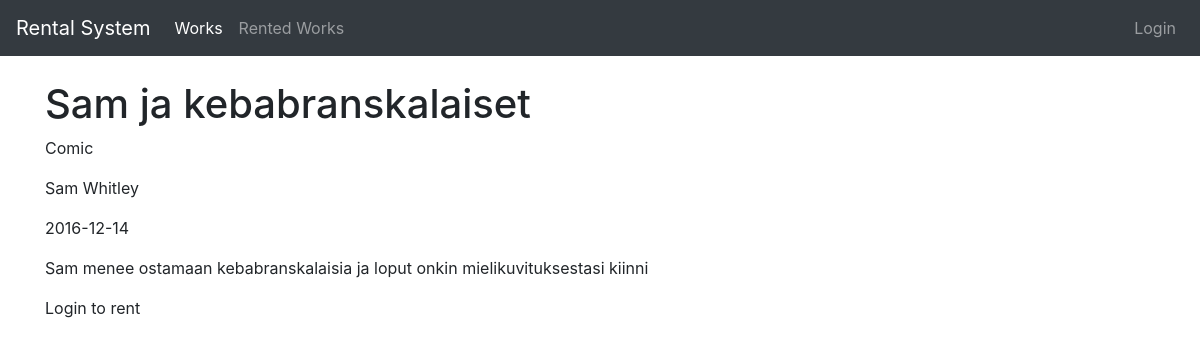
The page /work/3/ on the database as committed earlier.
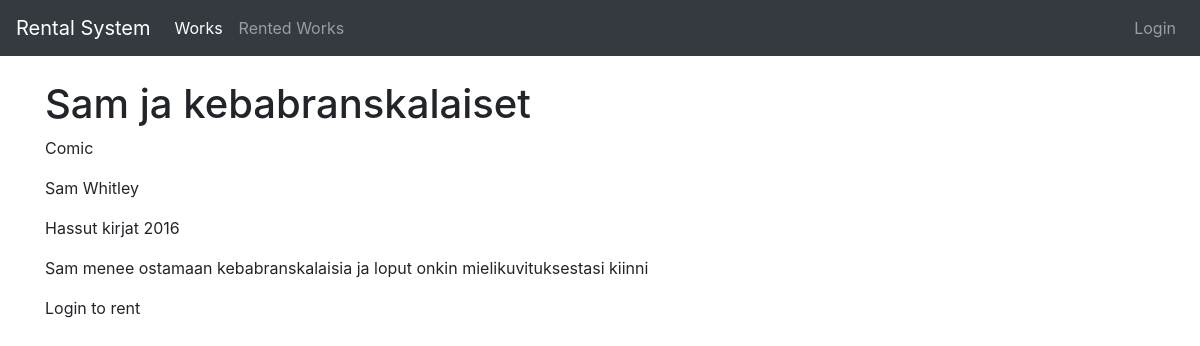
The same page on the database as committed later.
### rental_system/models.py (models this page shows, shortened)
class Work(models.Model):
    creators = models.ManyToManyField(Creator)
    type = models.ForeignKey(Type, on_delete=models.CASCADE)
    genres = models.ManyToManyField(Genre)
    publishers = models.ManyToManyField(Publisher)
    title = models.CharField(max_length=200)
    desc = models.CharField(max_length=200)
    pub_date = models.IntegerField()

class Type(models.Model):
    type = models.CharField(max_length=200)
    def __str__(self):
        return self.type

class Creator(models.Model):
    first_name = models.CharField(max_length=200)
    last_name = models.CharField(max_length=200)
    def __str__(self):
        return self.first_name + " " + self.last_name

class Publisher(models.Model):
    publisher = models.CharField(max_length=50)
    def __str__(self):
        return self.publisher

### rental_system/views.py (the view)
# urls.py: path('work/<int:work_id>/', views.work, name='work'),
def work(request, work_id):
    work = Work.objects.get(pk=work_id)
    return render(request, 'rental_system/work.html', {'work': work})

### rental_system/templates/rental_system/work.html
{% extends 'base.html' %}
{% block content %}
<div class="container">
    <h1>{{ work.title }}</h1>
    <p>{{ work.type }}</p>
    <p>{{ work.creators.all|join:", " }}</p>
    <p>{{ work.publishers.all|join:", "}} {{ work.pub_date }}</p>
    <p>{{ work.desc }}</p>
    {% if user.is_authenticated %}
    <button onclick='alert("{{ work.title }}")'>Rent</button>
    {% else %}
    <p>Login to rent</p>
    {% endif %}
</div>
{% endblock %}

Rows that differ between the two databases and show on the page:
changed Work "Sam ja kebabranskalaiset": publishers.all (not shown) → "Hassut kirjat"; pub_date "2016-12-14" → "2016"
